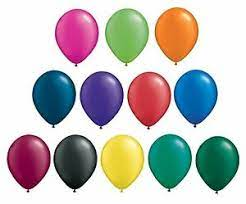
#> input picture Ballon.jpg, 246 x 204 px
$ python Ballon_Mi_AI.py   (older library calls are emulated)
#> lines starting #> are read from the running program, lines starting #| are printed output that depends on the picture; after the words box and inside, x2 and y2 are one past the last pixel; in counts of white or black regions, pixels touching at a corner belong together
# import cv2
# import numpy as np
# img = cv2.imread("Ballon.jpg")
# #gray = cv2.cvtColor(img, cv2.COLOR_BGR2GRAY)
# # _, Thresh = cv2.threshold(gray, 220, 255, cv2.THRESH_BINARY)
# # cv2.imshow("Thresh", Thresh)

# # kernal = np.ones((3,3), np.uint8)
# # Dilation = cv2.dilate(Thresh, kernal, iterations = 1)

# # #blur = cv2.GaussianBlur(gray, (3,3), 0)
# # Blur = cv2.bilateralFilter(Thresh, 9, 75, 75)
# # cv2.imshow("Blur", Blur)
# # #   Tìm cạnh của Object trong hình bằng cv2.Canny =>=> Làm mượt cạnh
# edge = cv2.Canny(img, 100, 200)
# cv2.imshow("Canny_Edge", edge)
# # Lap = cv2.Laplacian(Thresh, cv2.CV_64F, ksize = 3)
# # Lap = np.uint8(np.absolute(Lap))
# contours, _ = cv2.findContours(edge, cv2.RETR_LIST, cv2.CHAIN_APPROX_SIMPLE)
# #draw = cv2.drawContours(img, contours, -1, (0,255,0), 2)
# # cv2.imshow("Drawed_Contour", draw)
# dem = 0
# for contour in contours:
#     (x, y, width, height) = cv2.boundingRect(contour)
#     if cv2.contourArea(contour) < 1000:
#         continue
#     dem += 1
#     cv2.rectangle(img, (x,y), (x+width, y+height), (0,255,0), 2)
# print(dem)
# cv2.imshow("Ballon_Contours", img)
# cv2.waitKey()
# cv2.destroyAllWindows()


import cv2
import imutils
img = cv2.imread('Ballon.jpg')
#> img is the input picture: shape (204, 246, 3); mean B, G, R 185.3, 187.8, 190.1
gray = cv2.cvtColor(img, cv2.COLOR_BGR2GRAY)
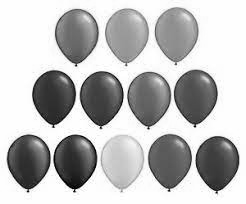
#> gray: shape (204, 246); min 0, max 255, mean 188.2
thres = cv2.adaptiveThreshold(gray,255,cv2.ADAPTIVE_THRESH_GAUSSIAN_C, cv2.THRESH_BINARY_INV,21,10)
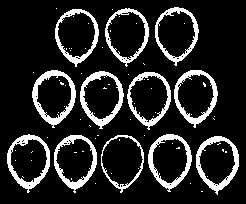
#> thres: shape (204, 246); 14.8% white; 77 white regions (65 under 20 px)

contours = cv2.findContours(thres, cv2.RETR_LIST, cv2.CHAIN_APPROX_SIMPLE)
#> contours = 168 contours, 144 with area under 20; largest, box (x1, y1, x2, y2) and area: (155, 7, 199, 66) 1747, (55, 9, 99, 67) 1745, (105, 8, 149, 67) 1744, (148, 134, 192, 192) 1736, (127, 72, 171, 130) 1736
contours = imutils.grab_contours(contours)
contours = sorted(contours, key=cv2.contourArea, reverse=False)

number = 0
# loop over our contours
for c in contours:
    (x, y, w, h) = cv2.boundingRect(c)
    print(x, y, w, h)
    #cv2.rectangle(img, (x, y), (x + w, y + h), (0, 255, 0), 2)
    # approximate the contour
    if (85<w<150) and(100<h<150):
        cv2.rectangle(img, (x, y), (x + w, y + h), (0, 255, 0), 2)
        number +=1
#> this loop made 168 passes
#> (x, y, w, h) on passes 2, 3, 5: (190, 183, 1, 1), (95, 183, 1, 1), (207, 176, 1, 1)
#| 201 191 2 1
#| 190 183 1 1
#| 95 183 1 1
#| 71 178 1 2
#| 207 176 1 1
#| 22 176 2 2
#| 111 173 1 1
#| 138 168 1 1
#> (further printed lines are left out)
#> after the loop, number = 0

print("Number of Contours found = " + str(number))
#| Number of Contours found = 0
#cv2.drawContours(img, contours, -1, (0, 255, 0), 3)


cv2.imshow('Pix',img)
#cv2.imshow('Thres',thres)
cv2.waitKey()
cv2.destroyAllWindows()
